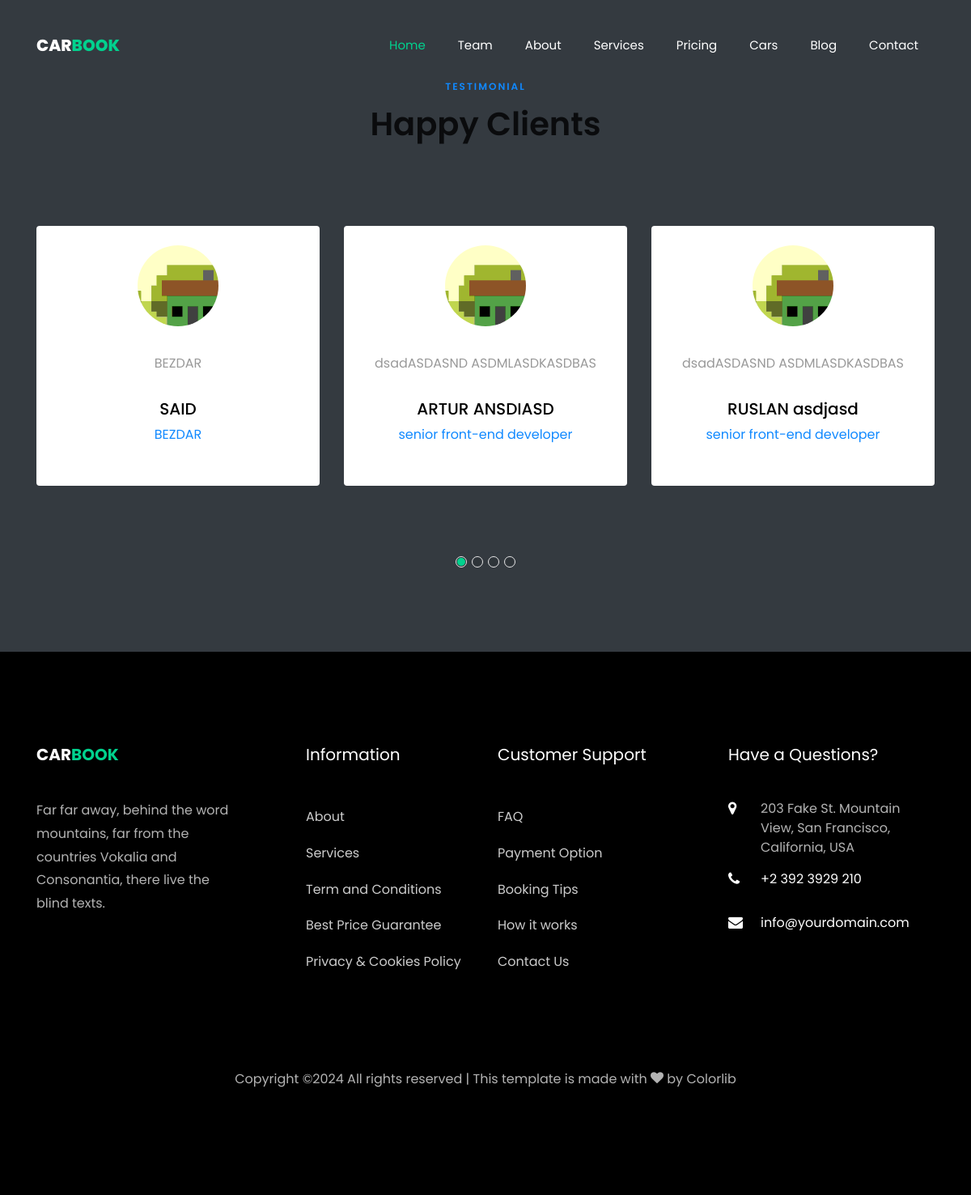
The app's page /team with its own data.
### apps/teams/models.py (models this page shows, shortened)
class Team(models.Model):
    fullname = models.CharField(
        max_length=256,
        verbose_name="ФИО"
    )
    description = models.CharField(
        max_length=256,
        verbose_name="Описание"
    )
    position = models.CharField(
        max_length=256,
        verbose_name="Должность"
    )
    image = models.ImageField(
        upload_to='team/',
        verbose_name="Изображение",
        blank=True,
        null=True
    )
    class Meta:
        verbose_name = "Команда"
        verbose_name_plural = "Команды"

### apps/teams/views.py (the view)
# urls.py: path("", get_team, name="team")
def get_team(request):
    team = Team.objects.all()
    return render(request, 'teams/team.html', {'team': team})

### templates/teams/team.html
{% extends 'index.html' %}
{% load static %}
{% block content %}
  <section class="ftco-section testimony-section bg-dark">
    <div class="container">
      <div class="row justify-content-center mb-5">
        <div class="col-md-7 text-center heading-section ftco-animate">
            <span class="subheading">Testimonial</span>
          <h2 class="mb-3">Happy Clients</h2>
        </div>
      </div>
      <div class="row ftco-animate flex display-flex flex-direction row">
        <div class="col-md-12">
          <div class="carousel-testimony owl-carousel ftco-owl">
            {% for i in team %}
            <div class="item ml-500" >
              <div class="testimony-wrap rounded text-center py-4 pb-5 mt-3 mb-5">
                <div class="user-img mb-2" style="background-image: url({{ i.image.url }})">
                </div>
                <div class="text pt-4">
                  <p class="mb-4">{{ i.description }}</p>
                  <p class="name">{{ i.fullname }}</p>
                  <span class="position">{{ i.position }}</span>
                </div>
              </div>
            </div>
            {% endfor %}
          </div>
        </div>
      </div>
    </div>
  </section>
{% endblock %}

### templates/index.html (shortened to what this page needs)
{% load static i18n %}
<!DOCTYPE html>
<html lang="en">
  <head>
    <link rel="stylesheet" href='{% static "css/open-iconic-bootstrap.min.css"%}'>
    <link rel="stylesheet" href='{% static "css/animate.css"%}'>
    <link rel="stylesheet" href='{% static "css/owl.carousel.min.css"%}' >
    <link rel="stylesheet" href='{% static "css/owl.theme.default.min.css"%}' >
    <link rel="stylesheet" href='{% static "css/magnific-popup.css"%}'>
    <link rel="stylesheet" href='{% static "css/aos.css"%}'>
    <link rel="stylesheet" href='{% static "css/ionicons.min.css"%}'>
    <link rel="stylesheet" href='{% static "css/bootstrap-datepicker.css"%}'>
    <link rel="stylesheet" href='{% static "css/jquery.timepicker.css"%}'>
    <link rel="stylesheet" href='{% static "css/flaticon.css"%}'>
    <link rel="stylesheet" href='{% static "css/icomoon.css"%}'>
    <link rel="stylesheet" href='{% static "css/style.css"%}'>
  </head>
  <body>
  {% include 'navbar.html' %}
  {% block content %}
  {% endblock %}
  {% include 'footer.html' %}
  </body>
</html>

### templates/navbar.html (shortened to what this page needs)
<nav class="navbar navbar-expand-lg navbar-dark ftco_navbar bg-dark ftco-navbar-light" id="ftco-navbar">
    <div class="container">
      <a class="navbar-brand" href="{% url 'main' %}">Car<span>Book</span></a>
      <div class="collapse navbar-collapse" id="ftco-nav">
        <ul class="navbar-nav ml-auto">
          <li class="nav-item active"><a href="{% url 'main' %}" class="nav-link">Home</a></li>
          <li class="nav-item"><a href="{% url 'team' %}" class="nav-link">Team</a></li>
          <li class="nav-item"><a href="about.html" class="nav-link">About</a></li>
          <li class="nav-item"><a href="services.html" class="nav-link">Services</a></li>
          <li class="nav-item"><a href="pricing.html" class="nav-link">Pricing</a></li>
          <li class="nav-item"><a href="car.html" class="nav-link">Cars</a></li>
          <li class="nav-item"><a href="blog.html" class="nav-link">Blog</a></li>
          <li class="nav-item"><a href="contact.html" class="nav-link">Contact</a></li>
        </ul>
      </div>
    </div>
</nav>

### templates/footer.html (shortened to what this page needs)
<footer class="ftco-footer ftco-bg-dark ftco-section">
    <div class="container">
      <div class="row mb-5">
        <div class="col-md">
          <div class="ftco-footer-widget mb-4">
            <h2 class="ftco-heading-2"><a href="#" class="logo">Car<span>book</span></a></h2>
            <p>Far far away, behind the word mountains, far from the countries Vokalia and Consonantia, there live the blind texts.</p>
            <ul class="ftco-footer-social list-unstyled float-md-left float-lft mt-5">
            </ul>
          </div>
        </div>
        <div class="col-md">
          <div class="ftco-footer-widget mb-4 ml-md-5">
            <h2 class="ftco-heading-2">Information</h2>
            <ul class="list-unstyled">
              <li><a href="#" class="py-2 d-block">About</a></li>
              <li><a href="#" class="py-2 d-block">Services</a></li>
              <li><a href="#" class="py-2 d-block">Term and Conditions</a></li>
              <li><a href="#" class="py-2 d-block">Best Price Guarantee</a></li>
              <li><a href="#" class="py-2 d-block">Privacy &amp; Cookies Policy</a></li>
            </ul>
          </div>
        </div>
        <div class="col-md">
           <div class="ftco-footer-widget mb-4">
            <h2 class="ftco-heading-2">Customer Support</h2>
            <ul class="list-unstyled">
              <li><a href="#" class="py-2 d-block">FAQ</a></li>
              <li><a href="#" class="py-2 d-block">Payment Option</a></li>
              <li><a href="#" class="py-2 d-block">Booking Tips</a></li>
              <li><a href="#" class="py-2 d-block">How it works</a></li>
              <li><a href="#" class="py-2 d-block">Contact Us</a></li>
            </ul>
          </div>
        </div>
        <div class="col-md">
          <div class="ftco-footer-widget mb-4">
              <h2 class="ftco-heading-2">Have a Questions?</h2>
              <div class="block-23 mb-3">
                <ul>
                  <li><span class="icon icon-map-marker"></span><span class="text">203 Fake St. Mountain View, San Francisco, California, USA</span></li>
                  <li><a href="#"><span class="icon icon-phone"></span><span class="text">+2 392 3929 210</span></a></li>
                  <li><a href="#"><span class="icon icon-envelope"></span><span class="text">info@yourdomain.com</span></a></li>
                </ul>
              </div>
          </div>
        </div>
      </div>
      <div class="row">
        <div class="col-md-12 text-center">
          <p>
Copyright &copy;<script>document.write(new Date().getFullYear());</script> All rights reserved | This template is made with <i class="icon-heart color-danger" aria-hidden="true"></i> by <a href="https://colorlib.com" target="_blank">Colorlib</a>
</p>
        </div>
      </div>
    </div>
  </footer>

### static/css/icomoon.css (style rules this page uses)
[class^="icon-"], [class*=" icon-"] { font-family: 'icomoon' !important; speak: none; font-style: normal; font-weight: normal; font-variant: normal; text-transform: none; line-height: 1; -webkit-font-smoothing: antialiased; -moz-osx-font-smoothing: grayscale; }
.icon-heart:before { content: "\f004"; }
.icon-map-marker:before { content: "\f041"; }
.icon-phone:before { content: "\f095"; }
.icon-envelope:before { content: "\f0e0"; }

### records on screen
Team: image (picture), description "dsadASDASND ASDMLASDKASDBAS", fullname "ARTUR ANSDIASD", position "senior front-end developer"
Team: image (picture), description "dsadASDASND ASDMLASDKASDBAS", fullname "RUSLAN asdjasd", position "senior front-end developer"
Team: image (picture), description "BEZDAR", fullname "SAID", position "BEZDAR"
